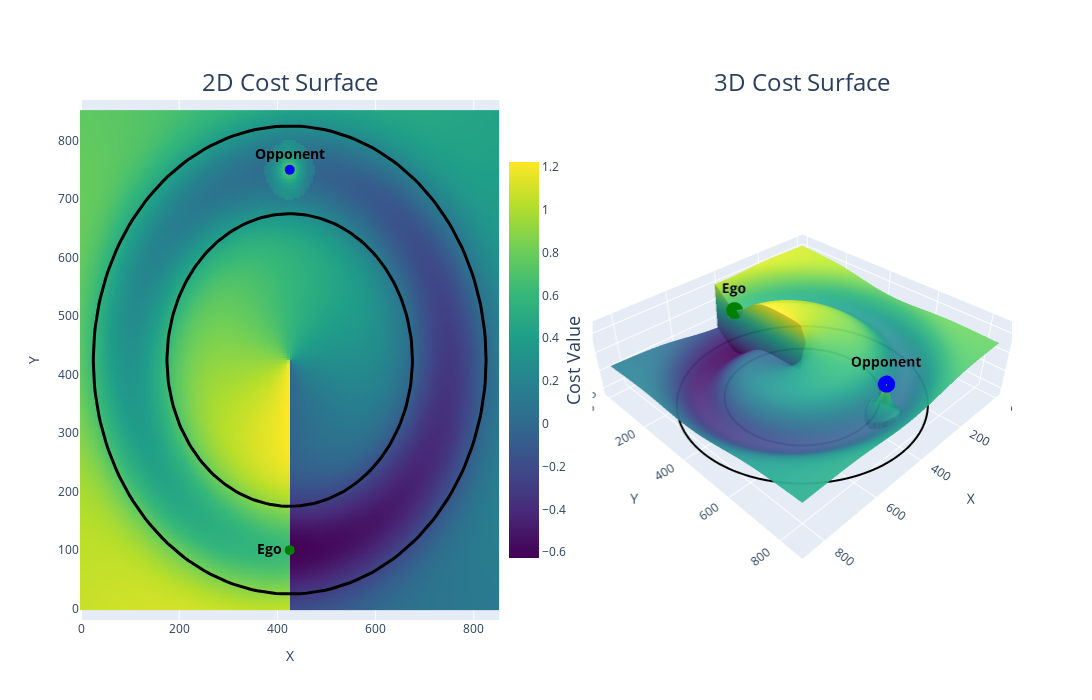

Notebook source saved alongside this figure:
### Code cell
import numpy as np
import plotly.graph_objects as go
from plotly.subplots import make_subplots
import math

# Constants - adjust these to modify the visualization
resolution = 200
x_dim = 850
y_dim = x_dim

# Cost function weights
bounds_weight = 0.6
progress_weight = 0.2
proximity_weight = 1.0
bounds_spread = 180
proximity_threshold = 50

# Track geometry
center_x, center_y = x_dim / 2, y_dim / 2
inner_radius, outer_radius = 250, 400

# Vehicle positions
ref_x, ref_y = center_x, center_y + (inner_radius + outer_radius) / 2
opponent_x, opponent_y = ref_x, ref_y
ego_x, ego_y = center_x, center_y - (inner_radius + outer_radius) / 2

# Create coordinate grid
x = np.linspace(0, x_dim, resolution)
y = np.linspace(0, y_dim, resolution)
X, Y = np.meshgrid(x, y)

def out_of_bounds_cost(x, y, weight=1, spread=100):
    dx = x - center_x
    dy = y - center_y
    distance_to_center = np.hypot(dx, dy)
    radius = (outer_radius + inner_radius) / 2
    distance_to_perimeter = abs(distance_to_center - radius)
    cost = weight * (1 - np.exp(-(2 / spread * distance_to_perimeter) ** 2))
    return cost

def relative_progress_cost(x1, y1, weight=1):
    def angle(x, y):
        return (np.arctan2(y - center_y, x - center_x) + 2 * np.pi) % (2 * np.pi)
    angle1 = angle(x1, y1)
    angle2 = angle(ref_x, ref_y)
    delta = angle1 - angle2
    delta = np.where(delta < -np.pi, delta + 2 * np.pi, delta)
    delta = np.where(delta > np.pi, delta - 2 * np.pi, delta)
    return weight * delta

def proximity_cost(x1, y1, threshold=50, weight=1.0):
    dx = x1 - opponent_x
    dy = y1 - opponent_y
    dist = np.sqrt(dx ** 2 + dy ** 2)
    cost = np.zeros_like(dist)
    within = dist < threshold
    cost[within] = weight * np.exp(-(2 * 1 / threshold * dist[within]))
    return cost

def generate_circle(cx, cy, radius, resolution=200):
    theta = np.linspace(0, 2 * np.pi, resolution)
    x_circle = cx + radius * np.cos(theta)
    y_circle = cy + radius * np.sin(theta)
    return x_circle, y_circle

# Calculate combined cost surface
Z1 = out_of_bounds_cost(X, Y, bounds_weight, spread=bounds_spread)
Z2 = relative_progress_cost(X, Y, progress_weight)
Z3 = proximity_cost(X, Y, threshold=proximity_threshold, weight=proximity_weight)
Z = Z1 + Z2 + Z3

# Get z-values for vehicle positions
ix = np.abs(x - opponent_x).argmin()
iy = np.abs(y - opponent_y).argmin()
opponent_z = Z[iy, ix]

ix = np.abs(x - ego_x).argmin()
iy = np.abs(y - ego_y).argmin()
ego_z = Z[iy, ix-10]

# Generate track boundary circles
inner_x, inner_y = generate_circle(center_x, center_y, inner_radius)
outer_x, outer_y = generate_circle(center_x, center_y, outer_radius)

# Create subplots: 1 row, 2 columns
fig = make_subplots(
    rows=1, cols=2,
    subplot_titles=('2D Cost Surface', '3D Cost Surface'),
    specs=[[{"type": "xy"}, {"type": "scene"}]],
    horizontal_spacing=0.1
)
fig.update_annotations(font_size=24)

# Add 2D heatmap plot (left subplot)
fig.add_trace(
    go.Heatmap(
        z=Z, x=x, y=y,
        colorscale='Viridis',
        showlegend=False,
        colorbar=dict(x=0.45, len=0.8, 
                      title=dict(text="Cost Value", side="right", font=dict(size=18)))
    ),
    row=1, col=1
)

# Add track boundaries to 2D plot
fig.add_trace(
    go.Scatter(
        x=inner_x, y=inner_y,
        mode='lines',
        line=dict(color='black', width=3),
        showlegend=False
    ),
    row=1, col=1
)
fig.add_trace(
    go.Scatter(
        x=outer_x, y=outer_y,
        mode='lines',
        line=dict(color='black', width=3),
        showlegend=False
    ),
    row=1, col=1
)

# Add vehicle markers to 2D plot
fig.add_trace(
    go.Scatter(
        x=[opponent_x], y=[opponent_y],
        mode='markers+text',
        marker=dict(size=10, color='blue'),
        text=["<b>Opponent</b>"],
        textposition='top center',
        textfont=dict(size=14, color='black'),
        showlegend=False
    ),
    row=1, col=1
)
fig.add_trace(
    go.Scatter(
        x=[ego_x], y=[ego_y],
        mode='markers+text',
        marker=dict(size=10, color='green'),
        text=["<b>Ego</b>"],
        textposition='middle left',
        textfont=dict(size=14, color='black'),
        showlegend=False
    ),
    row=1, col=1
)

# Add 3D surface plot (right subplot)
fig.add_trace(
    go.Surface(
        z=Z, x=X, y=Y,
        colorscale='Viridis',
        opacity=0.95,
        showlegend=False,
        showscale=False
    ),
    row=1, col=2
)

# Add track boundaries to 3D plot
inner_z = np.full_like(inner_x, Z.min())
outer_z = np.full_like(outer_x, Z.min())
fig.add_trace(
    go.Scatter3d(
        x=inner_x, y=inner_y, z=inner_z,
        mode='lines',
        line=dict(color='black', width=4),
        showlegend=False
    ),
    row=1, col=2
)
fig.add_trace(
    go.Scatter3d(
        x=outer_x, y=outer_y, z=outer_z,
        mode='lines',
        line=dict(color='black', width=4),
        showlegend=False
    ),
    row=1, col=2
)

# Add vehicle markers to 3D plot
fig.add_trace(
    go.Scatter3d(
        x=[opponent_x], y=[opponent_y], z=[opponent_z],
        mode='markers+text',
        marker=dict(size=6, color='blue'),
        text=["<b>Opponent</b>"],
        textposition='top center',
        textfont=dict(size=14, color='black'),
        showlegend=False
    ),
    row=1, col=2
)
fig.add_trace(
    go.Scatter3d(
        x=[ego_x], y=[ego_y], z=[ego_z],
        mode='markers+text',
        marker=dict(size=6, color='green'),
        text=["<b>Ego</b>"],
        textposition='top center',
        textfont=dict(size=14, color='black'),
        showlegend=False
    ),
    row=1, col=2
)

# Update layout
fig.update_layout(
    width=1400,
    height=700,
    showlegend=False
)

# Update 2D subplot axes
fig.update_xaxes(title_text="X", row=1, col=1)
fig.update_yaxes(title_text="Y", row=1, col=1)

# Update 3D scene
fig.update_scenes(
    xaxis_title="X",
    yaxis_title="Y",
    zaxis_title="Cost",
    aspectmode='manual',
    aspectratio=dict(x=1, y=1, z=0.3),
    row=1, col=2
)

# Show the plot
fig.show()

### Figure 1 — Plotly figure (JSON) as saved in the notebook; plotly's stock layout.template omitted (floating-point values rounded to 4 significant figures; data arrays with more than 128 entries replaced by an {"elided": "..."} marker saying what was removed)
{"data": [{"colorbar": {"len": 0.8, "title": {"font": {"size": 18}, "side": "right", "text": "Cost Value"}, "x": 0.45}, "colorscale": [[0, "#440154"], [0.1111, "#482878"], [0.2222, "#3e4989"], [0.3333, "#31688e"], [0.4444, "#26828e"], [0.5556, "#1f9e89"], [0.6667, "#35b779"], [0.7778, "#6ece58"], [0.8889, "#b5de2b"], [1, "#fde725"]], "showlegend": false, "type": "heatmap", "x": {"elided": "200 float values"}, "xaxis": "x", "y": {"elided": "200 float values"}, "yaxis": "y", "z": {"elided": "200x200 float values"}}, {"line": {"color": "black", "width": 3}, "mode": "lines", "showlegend": false, "type": "scatter", "x": {"elided": "200 float values"}, "xaxis": "x", "y": {"elided": "200 float values"}, "yaxis": "y"}, {"line": {"color": "black", "width": 3}, "mode": "lines", "showlegend": false, "type": "scatter", "x": {"elided": "200 float values"}, "xaxis": "x", "y": {"elided": "200 float values"}, "yaxis": "y"}, {"marker": {"color": "blue", "size": 10}, "mode": "markers+text", "showlegend": false, "text": ["<b>Opponent</b>"], "textfont": {"color": "black", "size": 14}, "textposition": "top center", "type": "scatter", "x": [425], "xaxis": "x", "y": [750], "yaxis": "y"}, {"marker": {"color": "green", "size": 10}, "mode": "markers+text", "showlegend": false, "text": ["<b>Ego</b>"], "textfont": {"color": "black", "size": 14}, "textposition": "middle left", "type": "scatter", "x": [425], "xaxis": "x", "y": [100], "yaxis": "y"}, {"colorscale": [[0, "#440154"], [0.1111, "#482878"], [0.2222, "#3e4989"], [0.3333, "#31688e"], [0.4444, "#26828e"], [0.5556, "#1f9e89"], [0.6667, "#35b779"], [0.7778, "#6ece58"], [0.8889, "#b5de2b"], [1, "#fde725"]], "opacity": 0.95, "scene": "scene", "showlegend": false, "showscale": false, "type": "surface", "x": {"elided": "200x200 float values"}, "y": {"elided": "200x200 float values"}, "z": {"elided": "200x200 float values"}}, {"line": {"color": "black", "width": 4}, "mode": "lines", "scene": "scene", "showlegend": false, "type": "scatter3d", "x": {"elided": "200 float values"}, "y": {"elided": "200 float values"}, "z": {"elided": "200 float values"}}, {"line": {"color": "black", "width": 4}, "mode": "lines", "scene": "scene", "showlegend": false, "type": "scatter3d", "x": {"elided": "200 float values"}, "y": {"elided": "200 float values"}, "z": {"elided": "200 float values"}}, {"marker": {"color": "blue", "size": 6}, "mode": "markers+text", "scene": "scene", "showlegend": false, "text": ["<b>Opponent</b>"], "textfont": {"color": "black", "size": 14}, "textposition": "top center", "type": "scatter3d", "x": [425], "y": [750], "z": [0.8942]}, {"marker": {"color": "green", "size": 6}, "mode": "markers+text", "scene": "scene", "showlegend": false, "text": ["<b>Ego</b>"], "textfont": {"color": "black", "size": 14}, "textposition": "top center", "type": "scatter3d", "x": [425], "y": [100], "z": [0.605]}], "layout": {"annotations": [{"font": {"size": 24}, "showarrow": false, "text": "2D Cost Surface", "x": 0.225, "xanchor": "center", "xref": "paper", "y": 1, "yanchor": "bottom", "yref": "paper"}, {"font": {"size": 24}, "showarrow": false, "text": "3D Cost Surface", "x": 0.775, "xanchor": "center", "xref": "paper", "y": 1, "yanchor": "bottom", "yref": "paper"}], "height": 700, "scene": {"aspectmode": "manual", "aspectratio": {"x": 1, "y": 1, "z": 0.3}, "domain": {"x": [0.55, 1], "y": [0, 1]}, "xaxis": {"title": {"text": "X"}}, "yaxis": {"title": {"text": "Y"}}, "zaxis": {"title": {"text": "Cost"}}}, "showlegend": false, "width": 1400, "xaxis": {"anchor": "y", "domain": [0, 0.45], "title": {"text": "X"}}, "yaxis": {"anchor": "x", "domain": [0, 1], "title": {"text": "Y"}}}}
